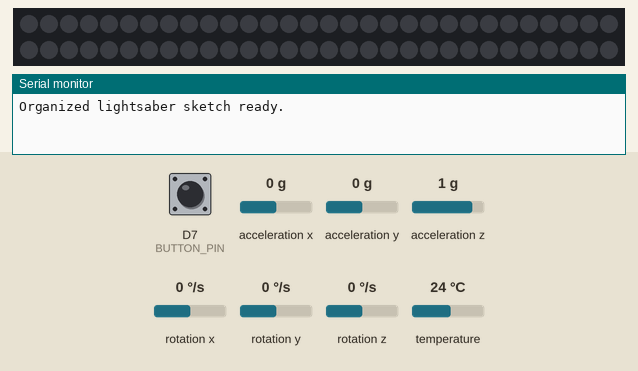
Simulated run of this sketch. Board: ESP8266 (NodeMCU). Shown: 60 RGB LEDs in strip order, left to right, continuing on the next row, the last lines printed to the serial monitor. The test bench sets the inputs (shaded band); at power-on: D7 (BUTTON_PIN) HIGH, rotation x 0 °/s, acceleration x 0 g, acceleration y 0 g, acceleration z 1 g, rotation y 0 °/s, rotation z 0 °/s, temperature 24 °C. Dim RGB values are drawn brighter than linear.

Above: at 1.2 s.
1.3 s: D7 (BUTTON_PIN) pulled LOW for 0.15 s
At 2.5 s:
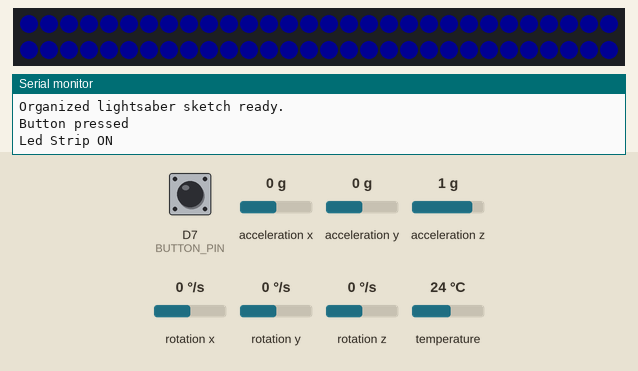
2.9 s: rotation x set to -192 °/s
4.4 s: D7 (BUTTON_PIN) pulled LOW for 1 s
At 5.1 s:
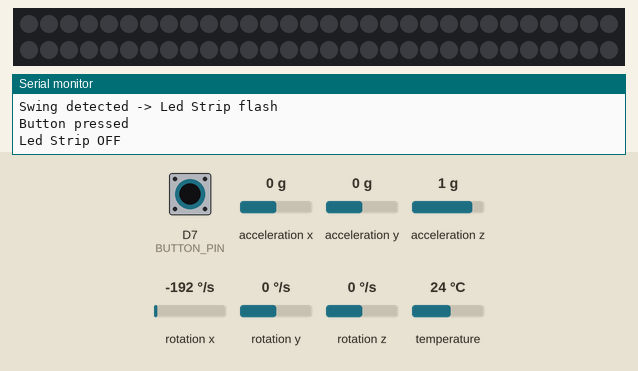
6.9 s: D7 (BUTTON_PIN) pulled LOW for 3.2 s
At 7.06 s:
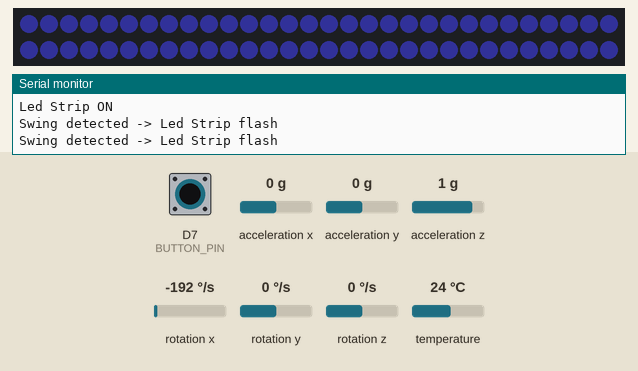
Timing chart, 0 to 9.9 s (numbered marks = the images above; inputs shaded):
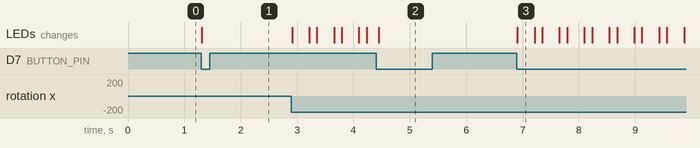

Measured:
- after the input at 1.3 s, the LEDs: change at once (image 1)
- after the input at 4.4 s, the LEDs: change after 0.05 s (image 2)
- after the input at 6.9 s, the LEDs: change at once (image 3)

The sketch:

step_24_organize_into_functions.ino
```cpp
// STEP 24: Organize Code into Functions

#include <Adafruit_MPU6050.h>
#include <Adafruit_NeoPixel.h>
#include <Adafruit_Sensor.h>
#include <Wire.h>

#define USE_SUPER_MINI_PINS 0

#if USE_SUPER_MINI_PINS
const int BUTTON_PIN = 0;
const int LED_STRIP_PIN = 2;
const int GYRO_SCL_PIN = 5;
const int GYRO_SDA_PIN = 4;
#else
const int BUTTON_PIN = D7;
const int LED_STRIP_PIN = D8;
const int GYRO_SCL_PIN = D0;
const int GYRO_SDA_PIN = D10;
#endif

const int LED_COUNT = 60;
const int SAFE_BRIGHTNESS = 25;
const float SWING_THRESHOLD = 2.0;

bool saberOn = false;
bool bladeIsLit = false;
int lastButtonState = HIGH;

Adafruit_MPU6050 mpu;
Adafruit_NeoPixel strip(LED_COUNT, LED_STRIP_PIN, NEO_GRBW + NEO_KHZ800);

void setup() {
  setupButton();
  setupBlade();
  setupGyro();
}

void loop() {
  readButton();
  updateBlade();

  if (saberOn && swingDetected()) {
    flashBlade();
  }

  delay(20);
}

void setupButton() {
  pinMode(BUTTON_PIN, INPUT_PULLUP);
}

void setupBlade() {
  strip.begin();
  strip.setBrightness(SAFE_BRIGHTNESS);
  strip.clear();
  strip.show();
}

void setupGyro() {
  Serial.begin(115200);
  Wire.begin(GYRO_SDA_PIN, GYRO_SCL_PIN);
  Serial.println("Organized lightsaber sketch ready.");

  if (!mpu.begin()) {
    Serial.println("MPU6050 not found. Check wiring.");
    while (true) {
      delay(10);
    }
  }
}

void readButton() {
  int buttonState = digitalRead(BUTTON_PIN);

  if (buttonState == LOW && lastButtonState == HIGH) {
    saberOn = !saberOn;
    Serial.println("Button pressed");
  }

  lastButtonState = buttonState;
}

void updateBlade() {
  if (saberOn) {
    if (!bladeIsLit) {
      Serial.println("Led Strip ON");
      bladeIsLit = true;
    }
    setBladeColor(0, 0, 180);
  } else {
    if (bladeIsLit) {
      Serial.println("Led Strip OFF");
      bladeIsLit = false;
    }
    strip.clear();
    strip.show();
  }
}

bool swingDetected() {
  sensors_event_t accelEvent;
  sensors_event_t gyroEvent;
  sensors_event_t tempEvent;

  mpu.getEvent(&accelEvent, &gyroEvent, &tempEvent);

  float movement = fabs(gyroEvent.gyro.x) + fabs(gyroEvent.gyro.y) + fabs(gyroEvent.gyro.z);
  return movement > SWING_THRESHOLD;
}

void flashBlade() {
  Serial.println("Swing detected -> Led Strip flash");
  setBladeColor(80, 80, 255);
  delay(80);
  setBladeColor(0, 0, 180);
}

void setBladeColor(int red, int green, int blue) {
  for (int i = 0; i < LED_COUNT; i++) {
    strip.setPixelColor(i, strip.Color(red, green, blue));
  }

  strip.show();
}
```
